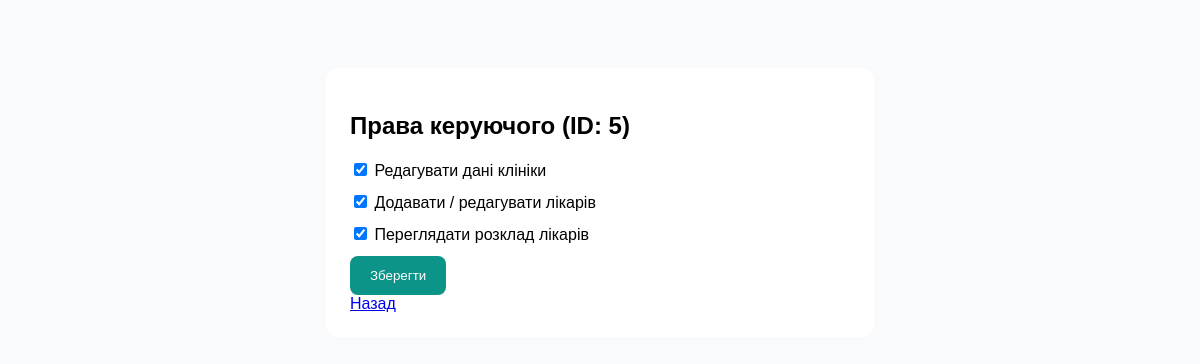
Page /clinic/edit-manager/1 (signed in) on the committed database.
### main.py (models this page shows)
class ClinicManager(Base):
    __tablename__ = "clinic_managers"
    id = Column(Integer, primary_key=True, index=True)
    clinic_id = Column(Integer, ForeignKey("clinics.id"))
    user_id = Column(Integer, ForeignKey("users.id"))
    can_edit_clinic = Column(Boolean, default=False)
    can_manage_vets = Column(Boolean, default=False)
    can_view_schedule = Column(Boolean, default=False)
    created_at = Column(DateTime, default=datetime.utcnow)
    clinic = relationship("Clinic")
    user = relationship("User")

### main.py (the view)
@app.get("/clinic/edit-manager/{manager_id}", response_class=HTMLResponse)
async def edit_manager_page(request: Request, manager_id: int, db: Session = Depends(get_db)):
    user = get_current_user(request, db)
    manager = db.query(ClinicManager).filter(ClinicManager.id == manager_id).first()
    if not manager or manager.clinic.owner_id != user.id:
        return RedirectResponse(url="/clinic/cabinet")
    return templates.TemplateResponse(request, "edit_manager.html", {"user": user, "manager": manager})

### templates/edit_manager.html (shortened to what this page needs)
<!DOCTYPE html>
<html lang="uk">
<head>
</head>
<body>
<div class="box">
    <h2>Права керуючого (ID: {{ manager.user_id }})</h2>
    <form method="post" action="/clinic/update-manager/{{ manager.id }}">
        <label><input type="checkbox" name="can_edit_clinic" {% if manager.can_edit_clinic %}checked{% endif %}> Редагувати дані клініки</label>
        <label><input type="checkbox" name="can_manage_vets" {% if manager.can_manage_vets %}checked{% endif %}> Додавати / редагувати лікарів</label>
        <label><input type="checkbox" name="can_view_schedule" {% if manager.can_view_schedule %}checked{% endif %}> Переглядати розклад лікарів</label>
        <button type="submit">Зберегти</button>
    </form>
    <a href="/clinic/cabinet">Назад</a>
</div>
</body>
</html>

### templates/edit_manager.html (style rules this page uses)
body { font-family: Arial; background:#f8fafc; padding:20px; }
.box { background:white; max-width:500px; margin:40px auto; padding:24px; border-radius:12px; }
label { display:block; margin:12px 0; }
button { background:#0d9488; color:white; border:none; padding:12px 20px; border-radius:8px; cursor:pointer; }

### rows in the picture
ClinicManager: user_id "5", can_edit_clinic "☑", can_manage_vets "☑", can_view_schedule "☑"
